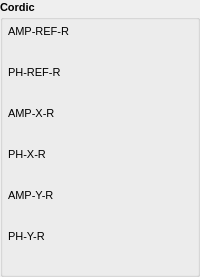
         <widget class="QGroupBox" name="groupBox_3">
          <property name="sizePolicy">
           <sizepolicy hsizetype="Fixed" vsizetype="Fixed">
            <horstretch>0</horstretch>
            <verstretch>0</verstretch>
           </sizepolicy>
          </property>
          <property name="minimumSize">
           <size>
            <width>130</width>
            <height>0</height>
           </size>
          </property>
          <property name="font">
           <font>
            <pointsize>8</pointsize>
            <weight>75</weight>
            <bold>true</bold>
           </font>
          </property>
          <property name="title">
           <string>Cordic</string>
          </property>
          <layout class="QVBoxLayout" name="verticalLayout_6">
           <property name="spacing">
            <number>1</number>
           </property>
           <property name="margin">
            <number>5</number>
           </property>
           <item>
            <widget class="QLabel" name="label_44">
             <property name="sizePolicy">
              <sizepolicy hsizetype="Preferred" vsizetype="Fixed">
               <horstretch>0</horstretch>
               <verstretch>0</verstretch>
              </sizepolicy>
             </property>
             <property name="minimumSize">
              <size>
               <width>0</width>
               <height>15</height>
              </size>
             </property>
             <property name="font">
              <font>
               <weight>50</weight>
               <bold>false</bold>
              </font>
             </property>
             <property name="text">
              <string>AMP-REF-R</string>
             </property>
             <property name="alignment">
              <set>Qt::AlignLeading|Qt::AlignLeft|Qt::AlignVCenter</set>
             </property>
            </widget>
           </item>
           <item>
            <widget class="caInclude" name="cainclude_3">
             <property name="sizePolicy">
              <sizepolicy hsizetype="Fixed" vsizetype="Fixed">
               <horstretch>0</horstretch>
               <verstretch>0</verstretch>
              </sizepolicy>
             </property>
             <property name="minimumSize">
              <size>
               <width>124</width>
               <height>24</height>
              </size>
             </property>
             <property name="sizeIncrement">
              <size>
               <width>1</width>
               <height>1</height>
              </size>
             </property>
             <property name="macro">
              <string notr="true">VALUE=$(DEV):AMP-REF-R,STATUS=$(DEV):AMP-REF-R-VALID</string>
             </property>
             <property name="filename" stdset="0">
              <string notr="true">BPM_GPAC_CAV_caLineEditStatus.ui</string>
             </property>
            </widget>
           </item>
           <item>
            <widget class="QLabel" name="label_45">
             <property name="sizePolicy">
              <sizepolicy hsizetype="Preferred" vsizetype="Fixed">
               <horstretch>0</horstretch>
               <verstretch>0</verstretch>
              </sizepolicy>
             </property>
             <property name="minimumSize">
              <size>
               <width>0</width>
               <height>15</height>
              </size>
             </property>
             <property name="font">
              <font>
               <weight>50</weight>
               <bold>false</bold>
              </font>
             </property>
             <property name="text">
              <string>PH-REF-R</string>
             </property>
             <property name="alignment">
              <set>Qt::AlignLeading|Qt::AlignLeft|Qt::AlignVCenter</set>
             </property>
            </widget>
           </item>
           <item>
            <widget class="caInclude" name="cainclude_8">
             <property name="minimumSize">
              <size>
               <width>124</width>
               <height>24</height>
              </size>
             </property>
             <property name="macro">
              <string notr="true">VALUE=$(DEV):PH-REF-R,EGU=$(DEV):PH-REF-R.EGU,STATUS=$(DEV):PH-REF-R-VALID</string>
             </property>
             <property name="filename" stdset="0">
              <string notr="true">BPM_GPAC_CAV_caLineEditEguStatus.ui</string>
             </property>
            </widget>
           </item>
           <item>
            <widget class="QLabel" name="label_46">
             <property name="sizePolicy">
              <sizepolicy hsizetype="Preferred" vsizetype="Fixed">
               <horstretch>0</horstretch>
               <verstretch>0</verstretch>
              </sizepolicy>
             </property>
             <property name="minimumSize">
              <size>
               <width>0</width>
               <height>15</height>
              </size>
             </property>
             <property name="font">
              <font>
               <weight>50</weight>
               <bold>false</bold>
              </font>
             </property>
             <property name="text">
              <string>AMP-X-R</string>
             </property>
             <property name="alignment">
              <set>Qt::AlignLeading|Qt::AlignLeft|Qt::AlignVCenter</set>
             </property>
            </widget>
           </item>
           <item>
            <widget class="caInclude" name="cainclude_5">
             <property name="minimumSize">
              <size>
               <width>124</width>
               <height>24</height>
              </size>
             </property>
             <property name="macro">
              <string notr="true">VALUE=$(DEV):AMP-X-R,STATUS=$(DEV):AMP-X-R-VALID</string>
             </property>
             <property name="filename" stdset="0">
              <string notr="true">BPM_GPAC_CAV_caLineEditStatus.ui</string>
             </property>
            </widget>
           </item>
           <item>
            <widget class="QLabel" name="label_47">
             <property name="sizePolicy">
              <sizepolicy hsizetype="Preferred" vsizetype="Fixed">
               <horstretch>0</horstretch>
               <verstretch>0</verstretch>
              </sizepolicy>
             </property>
             <property name="minimumSize">
              <size>
               <width>0</width>
               <height>15</height>
              </size>
             </property>
             <property name="font">
              <font>
               <weight>50</weight>
               <bold>false</bold>
              </font>
             </property>
             <property name="text">
              <string>PH-X-R</string>
             </property>
             <property name="alignment">
              <set>Qt::AlignLeading|Qt::AlignLeft|Qt::AlignVCenter</set>
             </property>
            </widget>
           </item>
           <item>
            <widget class="caInclude" name="cainclude_6">
             <property name="minimumSize">
              <size>
               <width>124</width>
               <height>24</height>
              </size>
             </property>
             <property name="macro">
              <string notr="true">VALUE=$(DEV):PH-X-R,EGU=$(DEV):PH-X-R.EGU,STATUS=$(DEV):PH-X-R-VALID</string>
             </property>
             <property name="filename" stdset="0">
              <string notr="true">BPM_GPAC_CAV_caLineEditEguStatus.ui</string>
             </property>
            </widget>
           </item>
           <item>
            <widget class="QLabel" name="label_48">
             <property name="sizePolicy">
              <sizepolicy hsizetype="Preferred" vsizetype="Fixed">
               <horstretch>0</horstretch>
               <verstretch>0</verstretch>
              </sizepolicy>
             </property>
             <property name="minimumSize">
              <size>
               <width>0</width>
               <height>15</height>
              </size>
             </property>
             <property name="font">
              <font>
               <weight>50</weight>
               <bold>false</bold>
              </font>
             </property>
             <property name="text">
              <string>AMP-Y-R</string>
             </property>
             <property name="alignment">
              <set>Qt::AlignLeading|Qt::AlignLeft|Qt::AlignVCenter</set>
             </property>
            </widget>
           </item>
           <item>
            <widget class="caInclude" name="cainclude_4">
             <property name="minimumSize">
              <size>
               <width>124</width>
               <height>24</height>
              </size>
             </property>
             <property name="macro">
              <string notr="true">VALUE=$(DEV):AMP-Y-R,STATUS=$(DEV):AMP-Y-R-VALID</string>
             </property>
             <property name="filename" stdset="0">
              <string notr="true">BPM_GPAC_CAV_caLineEditStatus.ui</string>
             </property>
            </widget>
           </item>
           <item>
            <widget class="QLabel" name="label_49">
             <property name="sizePolicy">
              <sizepolicy hsizetype="Preferred" vsizetype="Fixed">
               <horstretch>0</horstretch>
               <verstretch>0</verstretch>
              </sizepolicy>
             </property>
             <property name="minimumSize">
              <size>
               <width>0</width>
               <height>15</height>
              </size>
             </property>
             <property name="font">
              <font>
               <weight>50</weight>
               <bold>false</bold>
              </font>
             </property>
             <property name="text">
              <string>PH-Y-R</string>
             </property>
             <property name="alignment">
              <set>Qt::AlignLeading|Qt::AlignLeft|Qt::AlignVCenter</set>
             </property>
            </widget>
           </item>
           <item>
            <widget class="caInclude" name="cainclude_7">
             <property name="minimumSize">
              <size>
               <width>124</width>
               <height>24</height>
              </size>
             </property>
             <property name="macro">
              <string notr="true">VALUE=$(DEV):PH-Y-R,EGU=$(DEV):PH-Y-R.EGU,STATUS=$(DEV):PH-Y-R-VALID</string>
             </property>
             <property name="filename" stdset="0">
              <string notr="true">BPM_GPAC_CAV_caLineEditEguStatus.ui</string>
             </property>
            </widget>
           </item>
          </layout>
         </widget>
